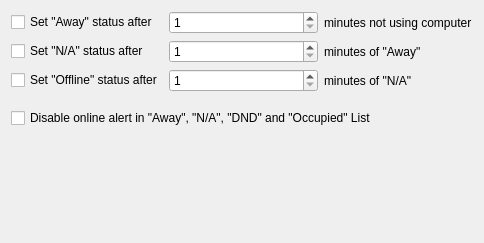
<?xml version="1.0" encoding="UTF-8"?>
<ui version="4.0">
 <class>AutoAwayConfigBase</class>
 <widget class="QWidget" name="AutoAwayConfigBase">
  <property name="geometry">
   <rect>
    <x>0</x>
    <y>0</y>
    <width>484</width>
    <height>243</height>
   </rect>
  </property>
  <property name="windowTitle">
   <string>Form1</string>
  </property>
  <layout class="QGridLayout" name="gridLayout">
   <item row="0" column="0">
    <widget class="QCheckBox" name="chkAway">
     <property name="text">
      <string>Set &quot;Away&quot; status after</string>
     </property>
    </widget>
   </item>
   <item row="0" column="1">
    <widget class="QSpinBox" name="spnAway">
     <property name="minimum">
      <number>1</number>
     </property>
    </widget>
   </item>
   <item row="0" column="2">
    <widget class="QLabel" name="TextLabel1">
     <property name="text">
      <string>minutes not using computer</string>
     </property>
     <property name="wordWrap">
      <bool>false</bool>
     </property>
    </widget>
   </item>
   <item row="1" column="0">
    <widget class="QCheckBox" name="chkNA">
     <property name="text">
      <string>Set &quot;N/A&quot; status after</string>
     </property>
    </widget>
   </item>
   <item row="1" column="1">
    <widget class="QSpinBox" name="spnNA">
     <property name="minimum">
      <number>1</number>
     </property>
    </widget>
   </item>
   <item row="1" column="2">
    <widget class="QLabel" name="TextLabel2">
     <property name="text">
      <string>minutes of &quot;Away&quot;</string>
     </property>
     <property name="wordWrap">
      <bool>false</bool>
     </property>
    </widget>
   </item>
   <item row="2" column="0">
    <widget class="QCheckBox" name="chkOff">
     <property name="text">
      <string>Set &quot;Offline&quot; status after</string>
     </property>
    </widget>
   </item>
   <item row="2" column="1">
    <widget class="QSpinBox" name="spnOff">
     <property name="minimum">
      <number>1</number>
     </property>
    </widget>
   </item>
   <item row="2" column="2">
    <widget class="QLabel" name="TextLabel3">
     <property name="text">
      <string>minutes of &quot;N/A&quot;</string>
     </property>
     <property name="wordWrap">
      <bool>false</bool>
     </property>
    </widget>
   </item>
   <item row="3" column="0">
    <spacer name="Spacer14">
     <property name="orientation">
      <enum>Qt::Vertical</enum>
     </property>
     <property name="sizeType">
      <enum>QSizePolicy::Fixed</enum>
     </property>
     <property name="sizeHint" stdset="0">
      <size>
       <width>10</width>
       <height>10</height>
      </size>
     </property>
    </spacer>
   </item>
   <item row="4" column="0" colspan="3">
    <widget class="QCheckBox" name="chkAlert">
     <property name="text">
      <string>Disable online alert in &quot;Away&quot;, &quot;N/A&quot;, &quot;DND&quot; and &quot;Occupied&quot; List</string>
     </property>
    </widget>
   </item>
   <item row="5" column="0">
    <spacer name="Spacer14_2">
     <property name="orientation">
      <enum>Qt::Vertical</enum>
     </property>
     <property name="sizeType">
      <enum>QSizePolicy::Expanding</enum>
     </property>
     <property name="sizeHint" stdset="0">
      <size>
       <width>20</width>
       <height>95</height>
      </size>
     </property>
    </spacer>
   </item>
  </layout>
 </widget>
 <tabstops>
  <tabstop>chkAway</tabstop>
  <tabstop>spnAway</tabstop>
  <tabstop>chkNA</tabstop>
  <tabstop>spnNA</tabstop>
  <tabstop>chkOff</tabstop>
  <tabstop>spnOff</tabstop>
  <tabstop>chkAlert</tabstop>
 </tabstops>
 <resources/>
 <connections/>
</ui>
